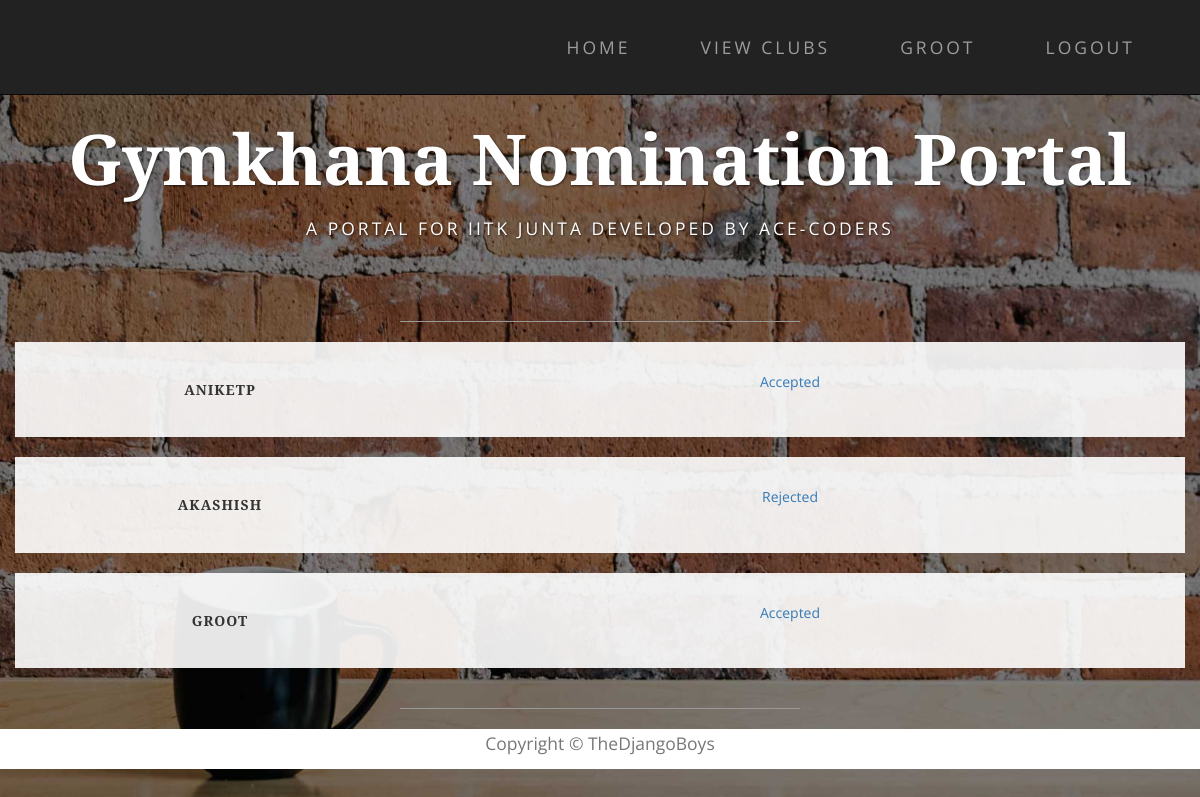
/nominations/applicants/24/ (signed in), run on an earlier commit of the app's database.
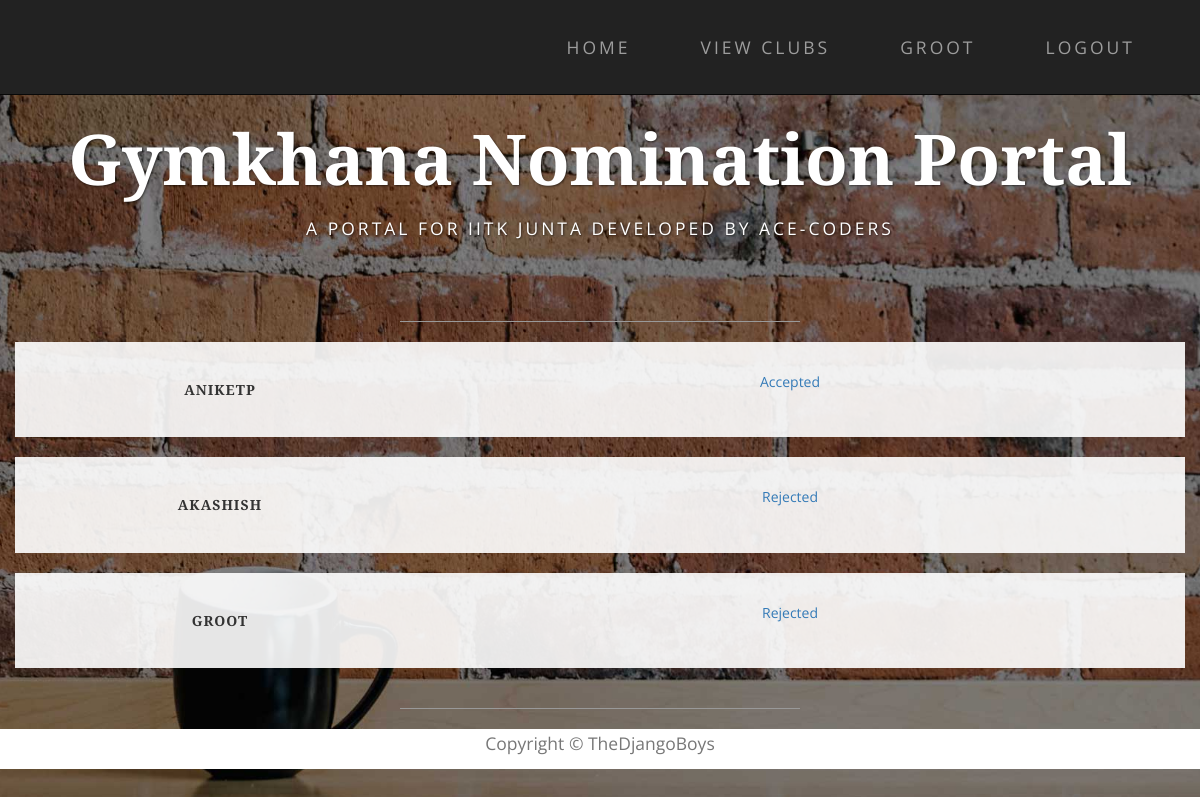
And on a later commit of the database.
### nomi/models.py (models this page shows, shortened)
class NominationInstance(models.Model):
    nomination = models.ForeignKey('Nomination', on_delete=models.CASCADE, null=True)
    user = models.ForeignKey(User, on_delete=models.SET_NULL, null=True, blank=True)
    status = models.CharField(max_length=20, choices=NOMI_STATUS,  null=True, blank=True, default=None)
    comments = models.CharField(max_length=500, null=True, blank=True)
    filled_form = models.OneToOneField('forms.FilledForm', null=True, blank=True)

### nomi/views.py (the view)
# urls.py: url(r'^applicants/(?P<pk>\d+)/$', views.applications, name='applicants'),
@login_required
def applications(request, pk):
    nomination = Nomination.objects.get(pk=pk)
    applicants = NominationInstance.objects.filter(nomination=nomination)
    return render(request, 'applicants.html', context={'applicants': applicants})

### nomi/templates/applicants.html (shortened to what this page needs)
{% extends 'base.html' %}
    {% block content  %}
        <div class="container">
            {% for nomi in applicants  %}
                <div class="row box">
                    <div class="col-md-4 text-center"><h5>{{ nomi.user }}</h5></div>
                    {% if nomi.status %}
                        <div class="col-md-8 text-center"><a href="#">{{ nomi.status }}</a></div>
                    {% else %}
                        <div class="col-md-8 text-center"><a href="{% url 'nomi_answer' nomi.pk %}">View Application</a></div>
                    <!--    <div class="col-md-3 text-center"><a href="{% url 'accept' nomi.pk %}">Accept</a></div>
                        <div class="col-md-3 text-center"><a href="{% url 'reject' nomi.pk %}">Reject</a></div>  -->
                    {% endif %}
                </div>
            {% endfor %}
        </div>
    {% endblock %}

What changed in the data, as far as the page shows it:
changed NominationInstance "GROOT": status "Accepted" → "Rejected"
